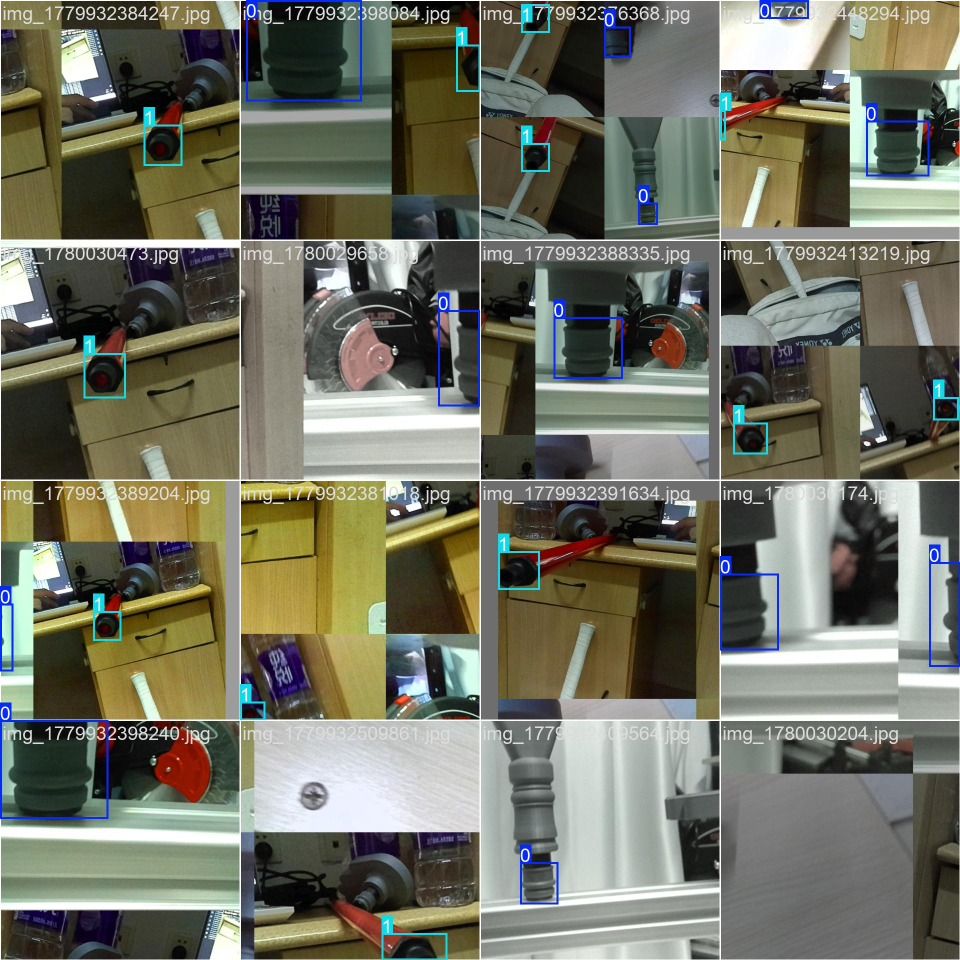
#> input picture runs/detect/train-3/train_batch0.jpg, 1920 x 1920 px (shown at 1/2 size)
$ python -i grasp_grey_tune.py   (imports and definitions only)
#> lines starting #> are read from the running program, lines starting #| are printed output that depends on the picture; after the words box and inside, x2 and y2 are one past the last pixel; in counts of white or black regions, pixels touching at a corner belong together
#> further down, picture is the input picture: shape (1920, 1920, 3); mean B, G, R 98.3, 112.5, 111.4
import cv2
import numpy as np
import depthai as dai

def empty_callback(val):
    pass

# 在最开始就创建好调节滑块的窗口
# [9 lines not run here, left out]

def find_grey_body(frame):
    hsv = cv2.cvtColor(frame, cv2.COLOR_BGR2HSV)
#> hsv: shape (1920, 1920, 3); mean H, S, V 48, 69.4, 119.8

    # 实时读取滑块的值
    try:
        h_min = cv2.getTrackbarPos("H_MIN", "Trackbars")
        s_min = cv2.getTrackbarPos("S_MIN", "Trackbars")
        v_min = cv2.getTrackbarPos("V_MIN", "Trackbars")
        h_max = cv2.getTrackbarPos("H_MAX", "Trackbars")
        s_max = cv2.getTrackbarPos("S_MAX", "Trackbars")
        v_max = cv2.getTrackbarPos("V_MAX", "Trackbars")
    except:
        h_min, s_min, v_min = 0, 0, 80
        h_max, s_max, v_max = 179, 60, 200

    lower_grey = np.array([h_min, s_min, v_min])
    upper_grey = np.array([h_max, s_max, v_max])

    # 获取遮罩 (Mask)
    mask = cv2.inRange(hsv, lower_grey, upper_grey)
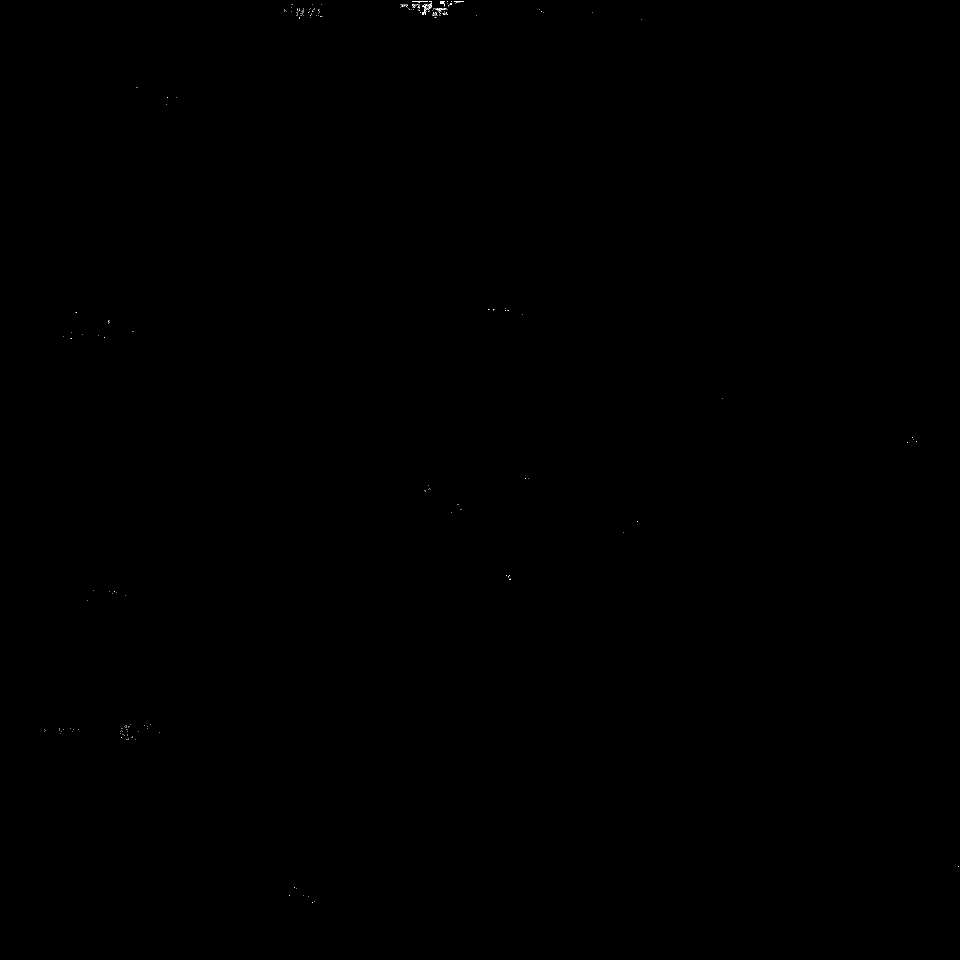
#> mask: shape (1920, 1920) (shown at 1/2 size); 0.02% white in thin lines or dots, all inside (x1, y1, x2, y2) = (88, 2, 1918, 1806)

    # 形态学去噪
    kernel = np.ones((5, 5), np.uint8)
    mask = cv2.morphologyEx(mask, cv2.MORPH_OPEN, kernel)
#> mask: shape (1920, 1920); every value is 0
    mask = cv2.morphologyEx(mask, cv2.MORPH_CLOSE, kernel)

    # 弹出一个 Debug 窗口，专门显示提取出来的像素！白色的代表识别到的区域
    cv2.imshow("HSV Mask Debug", mask)

    contours, _ = cv2.findContours(mask, cv2.RETR_EXTERNAL, cv2.CHAIN_APPROX_SIMPLE)
#> contours = []

    valid_rects = []
    for cnt in contours:
        area = cv2.contourArea(cnt)
        if 400 < area < 40000: # 放宽一点面积限制方便调参
            x, y, w, h = cv2.boundingRect(cnt)
            aspect_ratio = float(w) / h
            if 0.3 < aspect_ratio < 4.0:
                valid_rects.append((x, y, w, h, cnt))
#> this loop made 0 passes
#> after the loop, valid_rects = []

    return valid_rects


# --- DepthAI 管道基础设置 ---
# [1 line that did not run here, left out]

# [1 line that did not run here, left out]
# [1 line that did not run here, left out]
# [1 line that did not run here, left out]
# [1 line that did not run here, left out]
# [1 line that did not run here, left out]

# [1 line that did not run here, left out]
# [1 line that did not run here, left out]
# [1 line that did not run here, left out]

# [16 lines not run here, left out]

# [1 line that did not run here, left out]
# [1 line that did not run here, left out]
# [1 line that did not run here, left out]
# [1 line that did not run here, left out]
# [63 lines not run here, left out]

>>> import cv2
>>> picture = cv2.imread('runs/detect/train-3/train_batch0.jpg')
>>> result = find_grey_body(picture)
#> result = []
